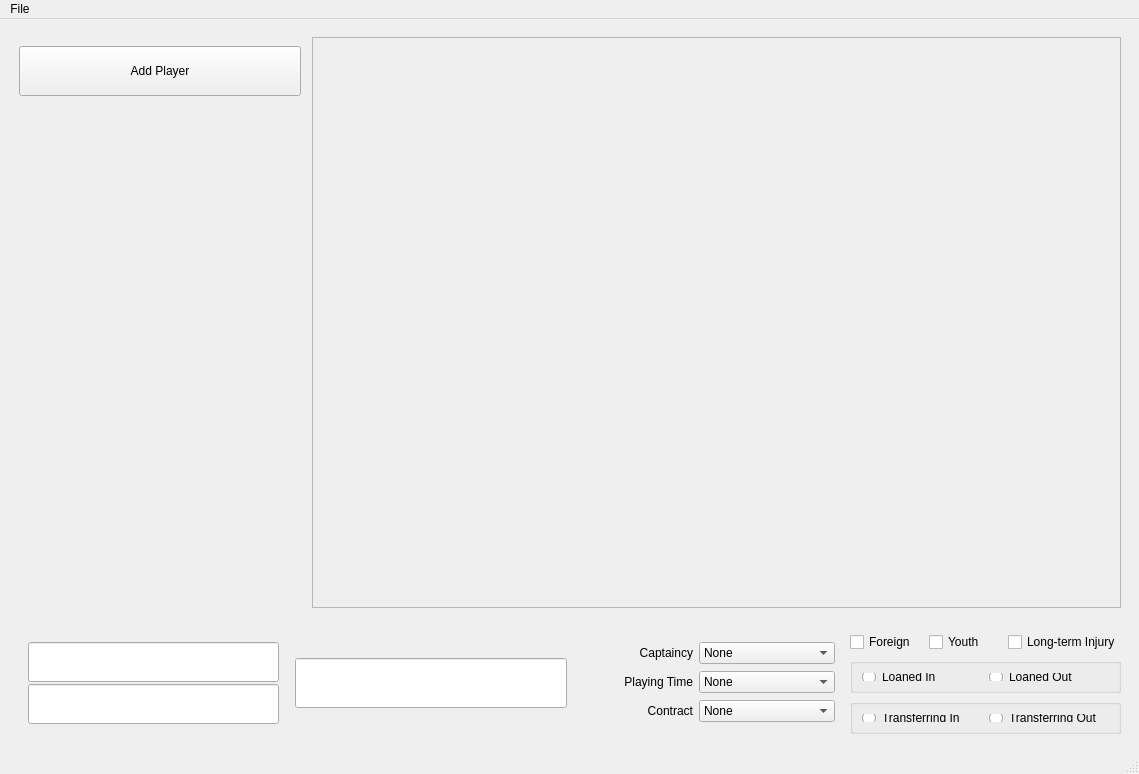
<?xml version="1.0" encoding="UTF-8"?>
<ui version="4.0">
 <class>MainWindow</class>
 <widget class="QMainWindow" name="MainWindow">
  <property name="geometry">
   <rect>
    <x>0</x>
    <y>0</y>
    <width>1139</width>
    <height>774</height>
   </rect>
  </property>
  <property name="sizePolicy">
   <sizepolicy hsizetype="Expanding" vsizetype="Expanding">
    <horstretch>0</horstretch>
    <verstretch>0</verstretch>
   </sizepolicy>
  </property>
  <property name="windowTitle">
   <string>MainWindow</string>
  </property>
  <widget class="QWidget" name="centralwidget">
   <property name="sizePolicy">
    <sizepolicy hsizetype="Maximum" vsizetype="Maximum">
     <horstretch>0</horstretch>
     <verstretch>0</verstretch>
    </sizepolicy>
   </property>
   <layout class="QGridLayout" name="gridLayout">
    <item row="1" column="0">
     <widget class="QFrame" name="customizationContainer">
      <property name="sizePolicy">
       <sizepolicy hsizetype="Expanding" vsizetype="Fixed">
        <horstretch>0</horstretch>
        <verstretch>0</verstretch>
       </sizepolicy>
      </property>
      <property name="minimumSize">
       <size>
        <width>0</width>
        <height>120</height>
       </size>
      </property>
      <property name="maximumSize">
       <size>
        <width>16777215</width>
        <height>120</height>
       </size>
      </property>
      <layout class="QHBoxLayout" name="horizontalLayout_2">
       <item>
        <layout class="QVBoxLayout" name="name_container">
         <property name="spacing">
          <number>2</number>
         </property>
         <property name="leftMargin">
          <number>10</number>
         </property>
         <property name="topMargin">
          <number>10</number>
         </property>
         <property name="rightMargin">
          <number>10</number>
         </property>
         <property name="bottomMargin">
          <number>10</number>
         </property>
         <item>
          <widget class="QLineEdit" name="firstNameBox">
           <property name="sizePolicy">
            <sizepolicy hsizetype="Expanding" vsizetype="Expanding">
             <horstretch>0</horstretch>
             <verstretch>0</verstretch>
            </sizepolicy>
           </property>
           <property name="placeholderText">
            <string notr="true"/>
           </property>
          </widget>
         </item>
         <item>
          <widget class="QLineEdit" name="lastNameBox">
           <property name="sizePolicy">
            <sizepolicy hsizetype="Expanding" vsizetype="Expanding">
             <horstretch>0</horstretch>
             <verstretch>0</verstretch>
            </sizepolicy>
           </property>
          </widget>
         </item>
        </layout>
       </item>
       <item>
        <widget class="QLineEdit" name="position_box">
         <property name="sizePolicy">
          <sizepolicy hsizetype="Expanding" vsizetype="Fixed">
           <horstretch>0</horstretch>
           <verstretch>0</verstretch>
          </sizepolicy>
         </property>
         <property name="minimumSize">
          <size>
           <width>0</width>
           <height>50</height>
          </size>
         </property>
         <property name="maxLength">
          <number>4</number>
         </property>
        </widget>
       </item>
       <item>
        <widget class="QFrame" name="role_grid">
         <property name="sizePolicy">
          <sizepolicy hsizetype="Expanding" vsizetype="Expanding">
           <horstretch>0</horstretch>
           <verstretch>0</verstretch>
          </sizepolicy>
         </property>
         <layout class="QGridLayout" name="gridLayout_2">
          <item row="0" column="1">
           <widget class="QComboBox" name="captaincyBox">
            <item>
             <property name="text">
              <string>None</string>
             </property>
            </item>
            <item>
             <property name="text">
              <string>Captain</string>
             </property>
            </item>
            <item>
             <property name="text">
              <string>Vice Captain</string>
             </property>
            </item>
           </widget>
          </item>
          <item row="1" column="0">
           <widget class="QLabel" name="playingTimeLabel">
            <property name="text">
             <string>Playing Time</string>
            </property>
            <property name="alignment">
             <set>Qt::AlignRight|Qt::AlignTrailing|Qt::AlignVCenter</set>
            </property>
           </widget>
          </item>
          <item row="1" column="1">
           <widget class="QComboBox" name="playingTimeBox">
            <property name="editable">
             <bool>false</bool>
            </property>
            <property name="currentText">
             <string>None</string>
            </property>
            <item>
             <property name="text">
              <string>None</string>
             </property>
            </item>
            <item>
             <property name="text">
              <string>Star</string>
             </property>
            </item>
            <item>
             <property name="text">
              <string>Important</string>
             </property>
            </item>
            <item>
             <property name="text">
              <string>Starter</string>
             </property>
            </item>
            <item>
             <property name="text">
              <string>Squad Player</string>
             </property>
            </item>
            <item>
             <property name="text">
              <string>Rotation</string>
             </property>
            </item>
            <item>
             <property name="text">
              <string>Fringe</string>
             </property>
            </item>
            <item>
             <property name="text">
              <string>Emergency Backup</string>
             </property>
            </item>
            <item>
             <property name="text">
              <string>Youngster</string>
             </property>
            </item>
           </widget>
          </item>
          <item row="0" column="0">
           <widget class="QLabel" name="captaincyLabel">
            <property name="text">
             <string>Captaincy</string>
            </property>
            <property name="alignment">
             <set>Qt::AlignRight|Qt::AlignTrailing|Qt::AlignVCenter</set>
            </property>
           </widget>
          </item>
          <item row="2" column="1">
           <widget class="QComboBox" name="contractBox">
            <item>
             <property name="text">
              <string>None</string>
             </property>
            </item>
            <item>
             <property name="text">
              <string>Offered</string>
             </property>
            </item>
            <item>
             <property name="text">
              <string>Expiring</string>
             </property>
            </item>
            <item>
             <property name="text">
              <string>Set for Release</string>
             </property>
            </item>
           </widget>
          </item>
          <item row="2" column="0">
           <widget class="QLabel" name="contractLabel">
            <property name="text">
             <string>Contract</string>
            </property>
            <property name="alignment">
             <set>Qt::AlignRight|Qt::AlignTrailing|Qt::AlignVCenter</set>
            </property>
           </widget>
          </item>
         </layout>
        </widget>
       </item>
       <item>
        <layout class="QVBoxLayout" name="buttonContainer">
         <item>
          <layout class="QHBoxLayout" name="checkboxContainer">
           <item>
            <widget class="QCheckBox" name="foreignCheckbox">
             <property name="sizePolicy">
              <sizepolicy hsizetype="Expanding" vsizetype="Fixed">
               <horstretch>0</horstretch>
               <verstretch>0</verstretch>
              </sizepolicy>
             </property>
             <property name="text">
              <string>Foreign</string>
             </property>
            </widget>
           </item>
           <item>
            <widget class="QCheckBox" name="youthCheckbox">
             <property name="sizePolicy">
              <sizepolicy hsizetype="Expanding" vsizetype="Fixed">
               <horstretch>0</horstretch>
               <verstretch>0</verstretch>
              </sizepolicy>
             </property>
             <property name="text">
              <string>Youth</string>
             </property>
            </widget>
           </item>
           <item>
            <widget class="QCheckBox" name="injuryCheckbox">
             <property name="sizePolicy">
              <sizepolicy hsizetype="Expanding" vsizetype="Fixed">
               <horstretch>0</horstretch>
               <verstretch>0</verstretch>
              </sizepolicy>
             </property>
             <property name="text">
              <string>Long-term Injury</string>
             </property>
            </widget>
           </item>
          </layout>
         </item>
         <item>
          <widget class="QGroupBox" name="loanContainer">
           <property name="sizePolicy">
            <sizepolicy hsizetype="Expanding" vsizetype="Expanding">
             <horstretch>0</horstretch>
             <verstretch>0</verstretch>
            </sizepolicy>
           </property>
           <property name="title">
            <string/>
           </property>
           <layout class="QHBoxLayout" name="horizontalLayout_4">
            <item>
             <widget class="QRadioButton" name="loanedInCheckbox">
              <property name="sizePolicy">
               <sizepolicy hsizetype="Expanding" vsizetype="Fixed">
                <horstretch>0</horstretch>
                <verstretch>0</verstretch>
               </sizepolicy>
              </property>
              <property name="text">
               <string>Loaned In</string>
              </property>
             </widget>
            </item>
            <item>
             <widget class="QRadioButton" name="loanedOutCheckbox">
              <property name="sizePolicy">
               <sizepolicy hsizetype="Expanding" vsizetype="Fixed">
                <horstretch>0</horstretch>
                <verstretch>0</verstretch>
               </sizepolicy>
              </property>
              <property name="text">
               <string>Loaned Out</string>
              </property>
             </widget>
            </item>
           </layout>
          </widget>
         </item>
         <item>
          <widget class="QGroupBox" name="groupBox_3">
           <property name="sizePolicy">
            <sizepolicy hsizetype="Expanding" vsizetype="Expanding">
             <horstretch>0</horstretch>
             <verstretch>0</verstretch>
            </sizepolicy>
           </property>
           <property name="title">
            <string/>
           </property>
           <layout class="QHBoxLayout" name="horizontalLayout_5">
            <item>
             <widget class="QRadioButton" name="transfer_in_checkbox">
              <property name="sizePolicy">
               <sizepolicy hsizetype="Expanding" vsizetype="Fixed">
                <horstretch>0</horstretch>
                <verstretch>0</verstretch>
               </sizepolicy>
              </property>
              <property name="text">
               <string>Transferring In</string>
              </property>
             </widget>
            </item>
            <item>
             <widget class="QRadioButton" name="transfer_out_checkbox">
              <property name="sizePolicy">
               <sizepolicy hsizetype="Expanding" vsizetype="Fixed">
                <horstretch>0</horstretch>
                <verstretch>0</verstretch>
               </sizepolicy>
              </property>
              <property name="text">
               <string>Transferring Out</string>
              </property>
             </widget>
            </item>
           </layout>
          </widget>
         </item>
        </layout>
       </item>
      </layout>
     </widget>
    </item>
    <item row="0" column="0">
     <widget class="QFrame" name="largeContainer">
      <property name="sizePolicy">
       <sizepolicy hsizetype="Expanding" vsizetype="Expanding">
        <horstretch>0</horstretch>
        <verstretch>0</verstretch>
       </sizepolicy>
      </property>
      <layout class="QHBoxLayout" name="horizontalLayout" stretch="0,0">
       <property name="spacing">
        <number>2</number>
       </property>
       <property name="sizeConstraint">
        <enum>QLayout::SetDefaultConstraint</enum>
       </property>
       <property name="leftMargin">
        <number>1</number>
       </property>
       <item>
        <widget class="QWidget" name="menuContainer" native="true">
         <property name="sizePolicy">
          <sizepolicy hsizetype="Fixed" vsizetype="Expanding">
           <horstretch>0</horstretch>
           <verstretch>0</verstretch>
          </sizepolicy>
         </property>
         <property name="minimumSize">
          <size>
           <width>300</width>
           <height>0</height>
          </size>
         </property>
         <property name="maximumSize">
          <size>
           <width>300</width>
           <height>16777215</height>
          </size>
         </property>
         <layout class="QVBoxLayout" name="verticalLayout" stretch="1,10">
          <property name="spacing">
           <number>1</number>
          </property>
          <property name="sizeConstraint">
           <enum>QLayout::SetDefaultConstraint</enum>
          </property>
          <item>
           <widget class="QPushButton" name="addPlayerButton">
            <property name="sizePolicy">
             <sizepolicy hsizetype="Expanding" vsizetype="Expanding">
              <horstretch>0</horstretch>
              <verstretch>0</verstretch>
             </sizepolicy>
            </property>
            <property name="minimumSize">
             <size>
              <width>200</width>
              <height>50</height>
             </size>
            </property>
            <property name="maximumSize">
             <size>
              <width>16777215</width>
              <height>50</height>
             </size>
            </property>
            <property name="text">
             <string>Add Player</string>
            </property>
           </widget>
          </item>
          <item>
           <widget class="QScrollArea" name="scrollArea_2">
            <property name="styleSheet">
             <string notr="true">border: none</string>
            </property>
            <property name="verticalScrollBarPolicy">
             <enum>Qt::ScrollBarAsNeeded</enum>
            </property>
            <property name="horizontalScrollBarPolicy">
             <enum>Qt::ScrollBarAlwaysOff</enum>
            </property>
            <property name="sizeAdjustPolicy">
             <enum>QAbstractScrollArea::AdjustToContentsOnFirstShow</enum>
            </property>
            <property name="widgetResizable">
             <bool>true</bool>
            </property>
            <widget class="QWidget" name="scrollAreaWidgetContents_2">
             <property name="geometry">
              <rect>
               <x>0</x>
               <y>0</y>
               <width>282</width>
               <height>502</height>
              </rect>
             </property>
             <property name="sizePolicy">
              <sizepolicy hsizetype="Expanding" vsizetype="Expanding">
               <horstretch>0</horstretch>
               <verstretch>0</verstretch>
              </sizepolicy>
             </property>
             <layout class="QVBoxLayout" name="verticalLayout_2">
              <property name="spacing">
               <number>5</number>
              </property>
              <property name="leftMargin">
               <number>5</number>
              </property>
              <property name="topMargin">
               <number>5</number>
              </property>
              <property name="rightMargin">
               <number>5</number>
              </property>
              <property name="bottomMargin">
               <number>5</number>
              </property>
              <item>
               <widget class="QWidget" name="playerCardList" native="true"/>
              </item>
             </layout>
            </widget>
           </widget>
          </item>
         </layout>
        </widget>
       </item>
       <item>
        <widget class="QFrame" name="plannerFrame">
         <property name="sizePolicy">
          <sizepolicy hsizetype="Expanding" vsizetype="Expanding">
           <horstretch>0</horstretch>
           <verstretch>0</verstretch>
          </sizepolicy>
         </property>
         <property name="layoutDirection">
          <enum>Qt::RightToLeft</enum>
         </property>
         <property name="frameShape">
          <enum>QFrame::StyledPanel</enum>
         </property>
         <property name="frameShadow">
          <enum>QFrame::Raised</enum>
         </property>
        </widget>
       </item>
      </layout>
     </widget>
    </item>
   </layout>
  </widget>
  <widget class="QMenuBar" name="menubar">
   <property name="geometry">
    <rect>
     <x>0</x>
     <y>0</y>
     <width>1139</width>
     <height>21</height>
    </rect>
   </property>
   <widget class="QMenu" name="menuFile">
    <property name="title">
     <string>File</string>
    </property>
    <addaction name="actionNew"/>
    <addaction name="actionLoad"/>
    <addaction name="actionSave"/>
   </widget>
   <addaction name="menuFile"/>
  </widget>
  <widget class="QStatusBar" name="statusbar"/>
  <action name="actionSave">
   <property name="text">
    <string>Save Sheet</string>
   </property>
  </action>
  <action name="actionNew">
   <property name="text">
    <string>New Sheet</string>
   </property>
  </action>
  <action name="actionLoad">
   <property name="text">
    <string>Load Sheet</string>
   </property>
  </action>
 </widget>
 <resources/>
 <connections/>
</ui>
